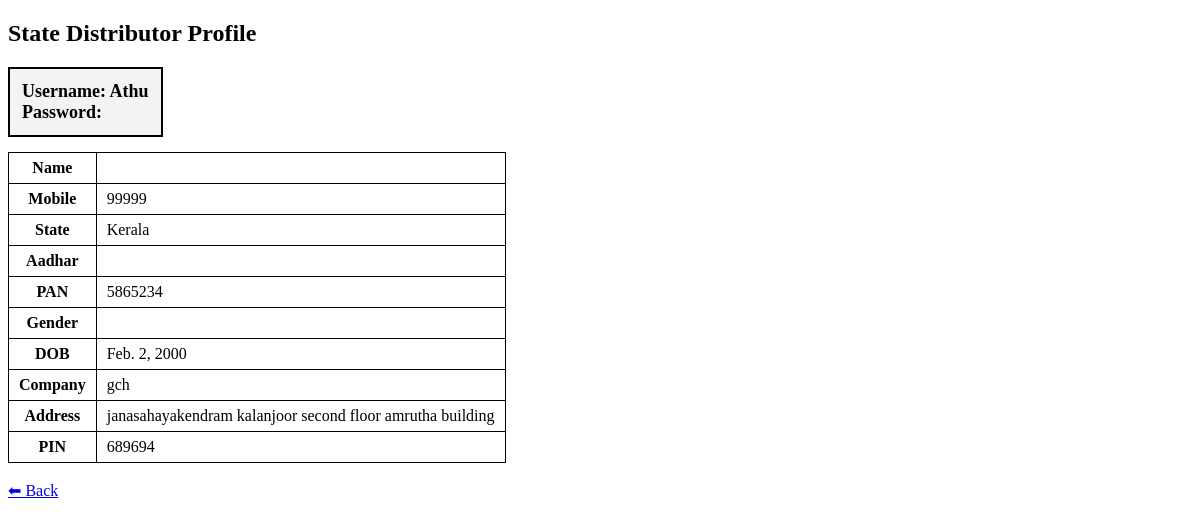
The page /state-distributor/66/ (signed in) on the database its author committed.
### panservice/models.py (models this page shows, shortened)
class User(AbstractUser):
    role = models.CharField(max_length=20, choices=ROLE_CHOICES, default='retailer')
    email = models.EmailField(unique=True)
    mobile = models.CharField(max_length=15, blank=True, null=True)
    status = models.CharField(max_length=20, default='active')
    is_email_verified = models.BooleanField(default=False)
    must_change_password = models.BooleanField(default=False)
    created_by = models.ForeignKey(
        'self',
        null=True,
        blank=True,
        on_delete=models.SET_NULL,
        related_name='created_users'
    )

class UserProfile(models.Model):
    GENDER_CHOICES = (
        ('male','Male'),
        ('female', 'Female'),
        ('other', 'Other')
    )
    MARGIN_SLAB_CHOICES = (
        ('default', 'Default'),
        ('ssc_retailer', 'SSC Retailer'),
    )
    user = models.OneToOneField(
        settings.AUTH_USER_MODEL,
        on_delete=models.CASCADE,
        related_name='profile'
    )
    gender = models.CharField(max_length = 10, choices = GENDER_CHOICES, blank = True, null = True)
    address = models.CharField(max_length=500, blank=True, null=True)
    pin_code = models.CharField(max_length=20, blank=True, null=True)
    dob = models.DateField(blank=True, null=True)
    company = models.CharField(max_length = 50, blank = True, null = True)
    district = models.ForeignKey(District, on_delete = models.SET_NULL, blank = True, null = True)
    state = models.ForeignKey(
        State,
        on_delete=models.SET_NULL,
        blank=True,
        null=True
    )
    coupons_available = models.PositiveIntegerField(default=0)
    upi_id = models.CharField(max_length=20, blank=True, null=True)
    pan = models.CharField(max_length=20, blank=True, null=True)
    aadhaar = models.CharField(max_length=20, blank=True, null=True)
    margin_slab = models.CharField(max_length=50, choices = MARGIN_SLAB_CHOICES, blank=True, null = True)
    uti_price = models.DecimalField(max_digits=8, decimal_places=2, default=0)
    nsdl_price = models.DecimalField(max_digits=8, decimal_places=2, default=0)
    is_approved = models.BooleanField(default=False)
    created_at = models.DateTimeField(auto_now_add=True)

class State(models.Model):
    name = models.CharField(max_length=150)
    def __str__(self):
        return self.name

### panservice/views.py (the view)
# urls.py: path('state-distributor/<int:user_id>/', views.state_distributor_profile, name='state_distributor_profile'),
@login_required
def state_distributor_profile(request, user_id):
    distributor = User.objects.get(id=user_id)
    return render(request, 'state_distributor_profile.html', {
        'distributor': distributor
    })

### panservice/templates/state_distributor_profile.html (shortened to what this page needs)
<!DOCTYPE html>
<html lang="en">
<head>
</head>
<body>
<h2>State Distributor Profile</h2>
<div class="info-box">
    Username: {{ distributor.username }}<br>
    Password: {{ distributor.profile.raw_password }}
</div>
<table>
<tr><th>Name</th><td>{{ distributor.profile.name }}</td></tr>
<tr><th>Mobile</th><td>{{ distributor.mobile }}</td></tr>
<tr><th>State</th><td>{{ distributor.profile.state }}</td></tr>
<tr><th>Aadhar</th><td>{{ distributor.profile.aadhar }}</td></tr>
<tr><th>PAN</th><td>{{ distributor.profile.pan }}</td></tr>
<tr><th>Gender</th><td>{{ distributor.profile.gender }}</td></tr>
<tr><th>DOB</th><td>{{ distributor.profile.dob }}</td></tr>
<tr><th>Company</th><td>{{ distributor.profile.company }}</td></tr>
<tr><th>Address</th><td>{{ distributor.profile.address }}</td></tr>
<tr><th>PIN</th><td>{{ distributor.profile.pin_code }}</td></tr>
</table>
<br>
<a href="javascript:history.back()">⬅ Back</a>
</body>
</html>

### panservice/templates/state_distributor_profile.html (style rules this page uses)
.info-box { border: 2px solid #000; padding: 12px; margin-bottom: 15px; width: fit-content; background-color: #f3f3f3; font-size: 18px; font-weight: bold; }
table { border-collapse: collapse; }
table th, table td { border: 1px solid #000; padding: 6px 10px; }

### rows shown on the page
User: username "Athu", mobile "99999", profile.state "Kerala", profile.pan "5865234", profile.dob "Feb. 2, 2000", profile.company "gch", profile.address "janasahayakendram kalanjoor second floor amrutha building", profile.pin_code "689694"
